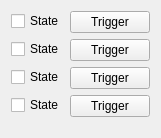
<?xml version="1.0" encoding="UTF-8"?>
<ui version="4.0">
 <class>DLTRelaisForm</class>
 <widget class="QWidget" name="DLTRelaisForm">
  <property name="geometry">
   <rect>
    <x>0</x>
    <y>0</y>
    <width>148</width>
    <height>138</height>
   </rect>
  </property>
  <property name="windowTitle">
   <string>DLT Relais</string>
  </property>
  <layout class="QFormLayout" name="formLayout">
   <item row="0" column="0">
    <widget class="QCheckBox" name="checkBoxRelais1">
     <property name="text">
      <string>State</string>
     </property>
    </widget>
   </item>
   <item row="0" column="1">
    <widget class="QPushButton" name="pushButtonRelais1">
     <property name="text">
      <string>Trigger</string>
     </property>
    </widget>
   </item>
   <item row="1" column="0">
    <widget class="QCheckBox" name="checkBoxRelais2">
     <property name="text">
      <string>State</string>
     </property>
    </widget>
   </item>
   <item row="1" column="1">
    <widget class="QPushButton" name="pushButtonRelais2">
     <property name="text">
      <string>Trigger</string>
     </property>
    </widget>
   </item>
   <item row="2" column="0">
    <widget class="QCheckBox" name="checkBoxRelais3">
     <property name="text">
      <string>State</string>
     </property>
    </widget>
   </item>
   <item row="2" column="1">
    <widget class="QPushButton" name="pushButtonRelais3">
     <property name="text">
      <string>Trigger</string>
     </property>
    </widget>
   </item>
   <item row="3" column="0">
    <widget class="QCheckBox" name="checkBoxRelais4">
     <property name="text">
      <string>State</string>
     </property>
    </widget>
   </item>
   <item row="3" column="1">
    <widget class="QPushButton" name="pushButtonRelais4">
     <property name="text">
      <string>Trigger</string>
     </property>
    </widget>
   </item>
   <item row="4" column="1">
    <spacer name="verticalSpacer">
     <property name="orientation">
      <enum>Qt::Vertical</enum>
     </property>
     <property name="sizeHint" stdset="0">
      <size>
       <width>20</width>
       <height>40</height>
      </size>
     </property>
    </spacer>
   </item>
  </layout>
 </widget>
 <resources/>
 <connections/>
</ui>
